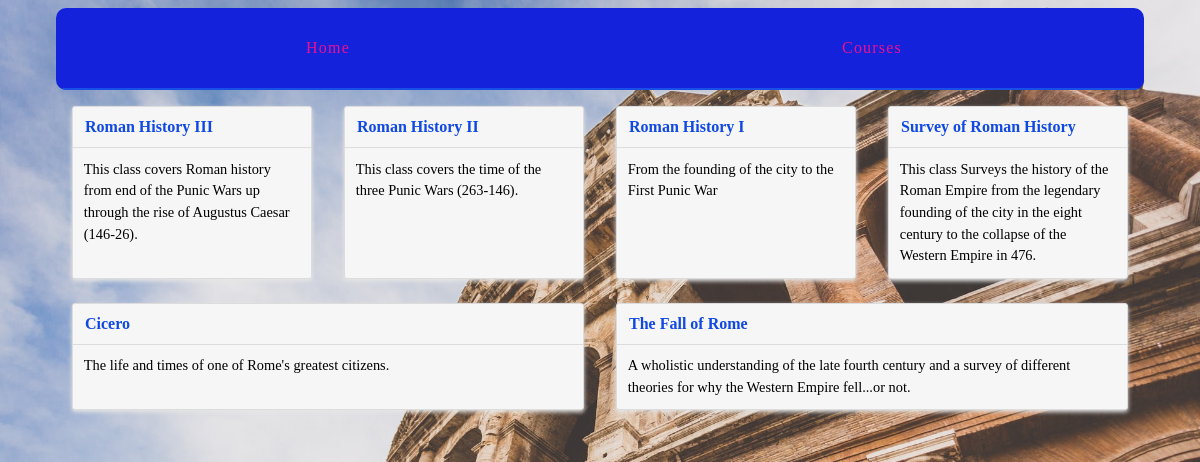
Page /courses/ on the committed database.
### courses/models.py (models this page shows, shortened)
class Course(models.Model):
    created_at = models.DateTimeField(auto_now_add=True)
    title = models.CharField(max_length=255)
    description = models.TextField()

### courses/views.py (the view)
# urls.py: path("", views.course_list, name='list'),
def course_list(request):
    courses = Course.objects.all()
    return render(request, 'courses/course_list.html', {'courses': courses})

### courses/templates/courses/course_list.html
{% extends "layout.html" %} {% block title %}Available Courses{% endblock %} {%
{% block content %}
<div class="cards">
  {%for course in courses %}
  <div class="card">
    <header>
      <a href="{% url 'courses:detail' pk=course.pk %}">{{ course.title }}</a>
    </header>
    <div class="card-copy">{{ course.description }}</div>
  </div>
  {% endfor %}
</div>
{% endblock %}

### assets/css/layout.css (style rules this page uses)
html { box-sizing: border-box; background: url(rome.jpg) no-repeat center center fixed; -webkit-background-size: cover; -moz-background-size: cover; -o-background-size: cover; background-size: cover; }
*, *::after, *::before { box-sizing: inherit; }
.cards { display: -webkit-box; display: -moz-box; display: box; display: -webkit-flex; display: -moz-flex; display: -ms-flexbox; display: flex; -webkit-box-lines: multiple; -moz-box-lines: multiple; box-lines: multiple; -webkit-flex-wrap: wrap; -moz-flex-wrap: wrap; -ms-flex-wrap: wrap; flex-wrap: wrap; -webkit-box-pack: justify; -moz-box-pack: justify; box-pack: justify; -webkit-justify-content: space-between; -moz-justify-content: space-between; -ms-justify-content: space-between; -o-justify-content: space-between; justify-content: space-between; -ms-flex-pack: justify; }
.card { -webkit-flex-basis: 15em; -moz-flex-basis: 15em; flex-basis: 15em; -ms-flex-preferred-size: 15em; -webkit-flex-grow: 1; -moz-flex-grow: 1; flex-grow: 1; -ms-flex-positive: 1; -webkit-transition: all 0.2s ease-in-out; -moz-transition: all 0.2s ease-in-out; transition: all 0.2s ease-in-out; background-color: #f6f6f6; border-radius: 3px; border: 1px solid gainsboro; box-shadow: 0 2px 4px #e6e6e6; margin: 0 1em 1.5em 1em; position: relative; }
.card header { -webkit-transition: all 0.2s ease-in-out; -moz-transition: all 0.2s ease-in-out; transition: all 0.2s ease-in-out; background-color: #f6f6f6; border-bottom: 1px solid gainsboro; border-radius: 3px 3px 0 0; font-weight: bold; line-height: 1.5em; padding: 0.5em 0.75em; }
.card header a { color: #1048e2; text-decoration: none; }
.card .card-copy { font-size: 0.9em; line-height: 1.5em; padding: 0.75em 0.75em; }

### rows in the picture
Course: title "Roman History III", description "This class covers Roman history from end of the Punic Wars up through the rise of Augustus Caesar (146-26)."
Course: title "Roman History II", description "This class covers the time of the three Punic Wars (263-146)."
Course: title "Roman History I", description "From the founding of the city to the First Punic War"
Course: title "Survey of Roman History", description "This class Surveys the history of the Roman Empire from the legendary founding of the city in the eight century to the collapse of the Western Empire in 476."
Course: title "Cicero", description "The life and times of one of Rome's greatest citizens."
Course: title "The Fall of Rome", description "A wholistic understanding of the late fourth century and a survey of different theories for why the Western Empire fell...or not."
